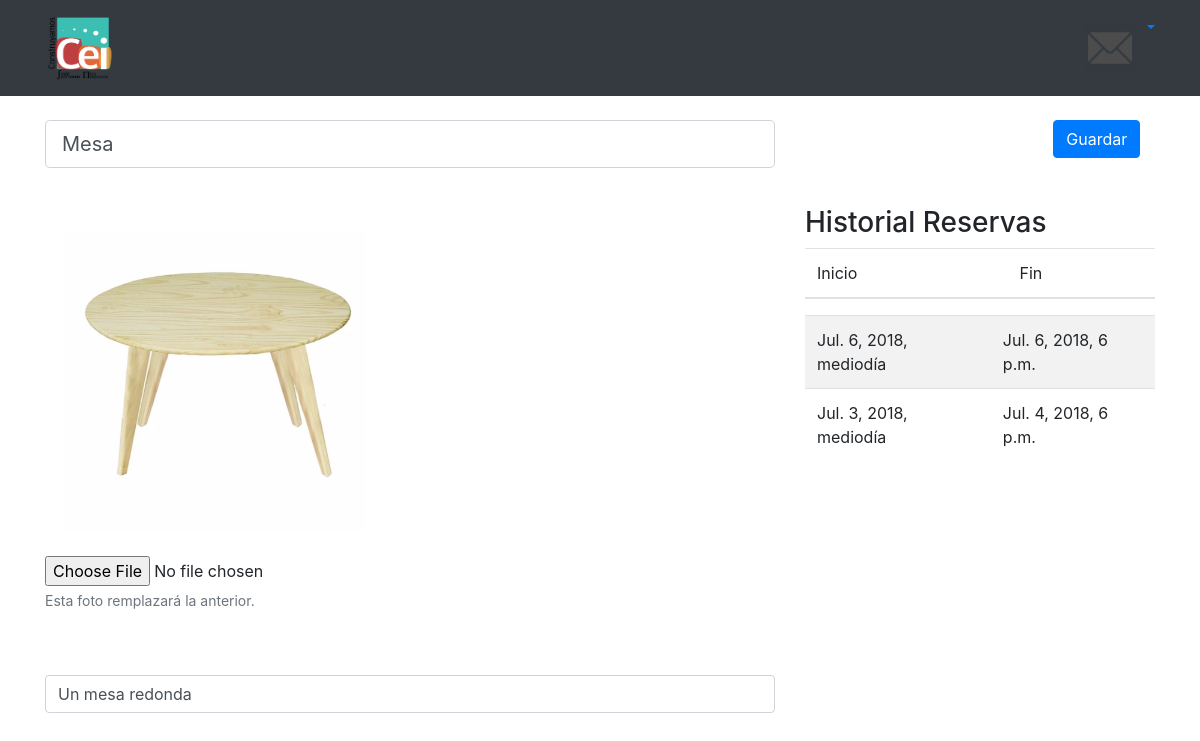
The page /articulos/1/edit (signed in) on the database as committed earlier.
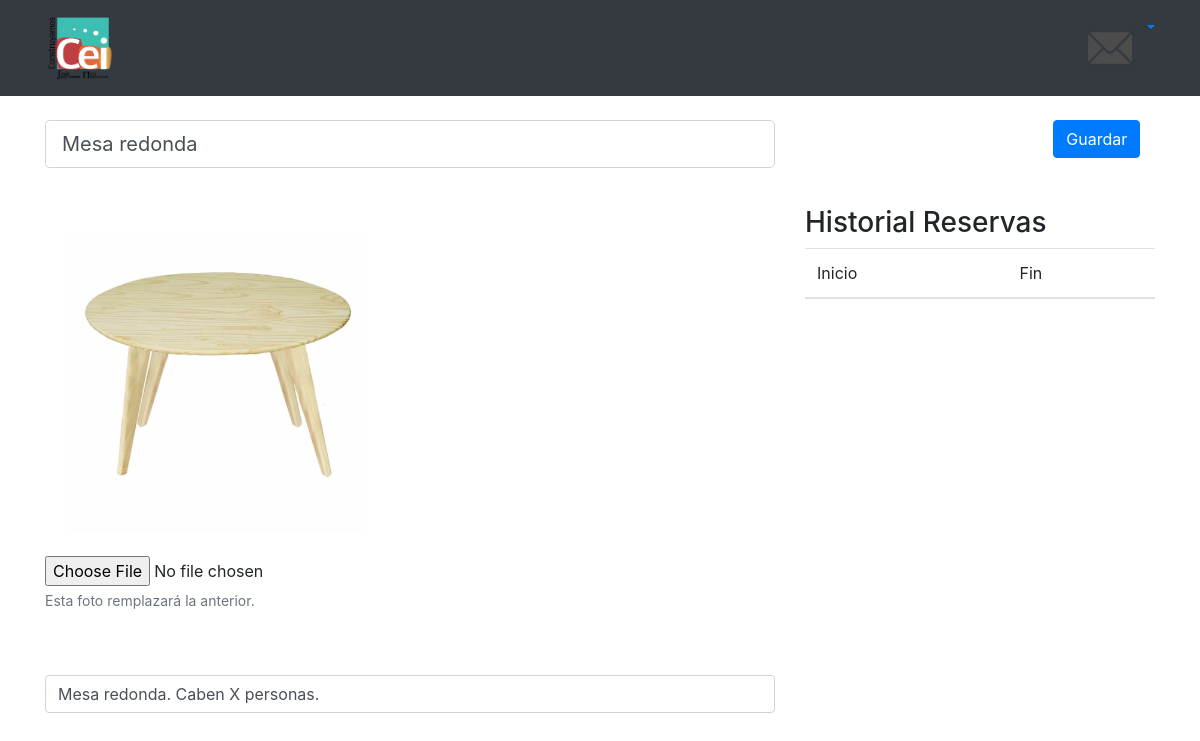
The same page on the database as committed later.
### articulos/models.py (models this page shows, shortened)
class Articulos(models.Model):
    ESTADOS_ART = ((1, 'Disponible'), (2, 'Prestado'), (3, 'Reparación'), (4, 'Perdido'))
    estado_articulo = models.IntegerField(choices=ESTADOS_ART, default=1)
    nombre_articulo = models.CharField(max_length=200)
    descripcion_articulo = models.CharField(max_length=1500)
    foto_articulo = models.ImageField(upload_to='uploads/fotos_articulos')

### reservas/models.py (models this page shows, shortened)
class ReservaArticulo(models.Model):
    articulo = models.ForeignKey(Articulos, on_delete=models.CASCADE)
    perfil = models.ForeignKey(Perfil, on_delete=models.CASCADE)
    inicio = models.DateTimeField()
    final = models.DateTimeField()
    ESTADOS_RES = ((1, 'Pendiente'), (2, 'Entregado'), (3, 'Rechazado'))
    estado_reserva = models.IntegerField(choices=ESTADOS_RES, default=1)

### articulos/views.py (the view)
# urls.py: path('articulos/<int:id_articulo>/edit', views.editar, name='id_articulo'),
def editar(request, id_articulo):
    if not request.user.is_authenticated or not request.user.is_superuser:
        return redirect('/home/')
    else:
        perfil = Perfil.objects.get(correo=request.user.id)
        articulo = Articulos.objects.get(pk=id_articulo)
        reservas = ReservaArticulo.objects.filter(articulo=articulo, final__lt=timezone.make_aware(datetime.today(), timezone.get_current_timezone()))
        lista_reservas=list(reservas)
        lista_reservas.sort(key=lambda x: x.final, reverse=True)
        lista_reservas = lista_reservas[:10]
        context = {'articulo': articulo, 'perfil': perfil, 'lista_reservas': lista_reservas}
        return render(request, 'articulos/vista_articulos_admin_edit.html', context)

### templates/articulos/vista_articulos_admin_edit.html (shortened to what this page needs)
{% extends "Layouts/GeneralLayout.html" %}
{% load static %}
{% load bootstrap4 %}
{% block cabeza %}
    <link rel="stylesheet" href="{% static 'css/reset.css' %}">
    <link rel="stylesheet" href="{% static 'css/style.css' %}">
{% endblock %}
{% block content %}
    <div class="container">
        <form action="/articulos/{{ articulo.id }}/" method="post" enctype="multipart/form-data">{% csrf_token %}
        <div class="row">
            <div class="col-8">
                <h1>
                    <div class="form-group">
                    <input type="text" value="{{ articulo.nombre_articulo }}" name="new_name" class="form-control form-control-lg">
                    </div>
                </h1>
                <br/>
                <br/>
                <img style="margin-left: 20px; max-height: 300px;max-width: 500px;" class="img-fluid" src={{ articulo.foto_articulo.url }}/>
                <br/>
                <br/>
                <div class="form-group">
                    <input type="file" class="form-control-file" name="new_foto">
                    <small class="form-text text-muted">Esta foto remplazará la anterior.</small>
                </div>
                <br/>
                <br/>
                <div class="form-group">
                    <input type="text" value="{{ articulo.descripcion_articulo }}" name="new_descr" class="form-control">
                </div>
            </div>
            <div class="col-4">
                <div class="col-4 ml-auto">
                    <button type="submit" class="btn btn-primary" name="guardar">Guardar</button>
                </div>
                <br/>
                <br/>
                <h3>Historial Reservas</h3>
                <table class="table table-striped">
                    <thead>
                    <tr>
                        <th scope="col">Inicio</th>
                        <th scope="col">Fin</th>
                    </tr>
                    </thead>
                </table>
                <div class="bodycontainer scrollable">
                    <table class="table table-hover table-striped table-condensed">
                        <tbody>
                        {% for reserva in lista_reservas %}
                            <tr>
                                <td>{{ reserva.inicio }}</td>
                                <td>{{ reserva.final }}</td>
                            </tr>
                        {% endfor %}
                        </tbody>
                    </table>
                </div>
            </div>
        </div>
        </form>
    </div>
{% endblock %}

Rows that differ between the two databases and show on the page:
removed ReservaArticulo: inicio "Jul. 6, 2018, mediodía", final "Jul. 6, 2018, 6 p.m."
removed ReservaArticulo: inicio "Jul. 3, 2018, mediodía", final "Jul. 4, 2018, 6 p.m."
changed Articulos: new_name "Mesa" → "Mesa redonda"; new_descr "Un mesa redonda" → "Mesa redonda. Caben X personas."
